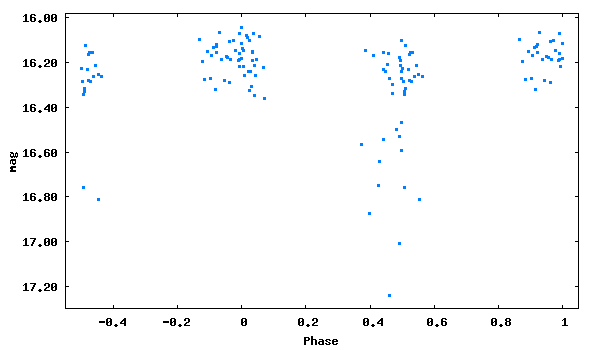

The script that saved this image:
set term png size 600,350 medium
set colors classic
set output 'phase_lc_11.png'
set xlabel 'Phase'
set ylabel 'mag'
#set title 'JDmax = 2446709.42200 + 1.9999920 x E'
set format y '%5.2f'
plot [-0.55:1.05][17.30:15.98] "phase_lc_11.dat" linecolor 3 pointtype 5 pointsize 0.3 title ""
